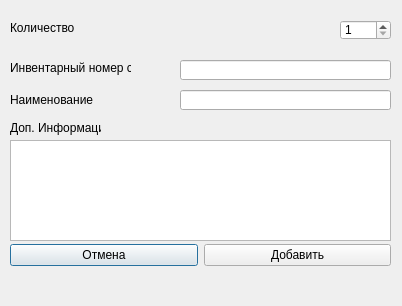
<?xml version="1.0" encoding="UTF-8"?>
<ui version="4.0">
 <class>Dialog</class>
 <widget class="QDialog" name="Dialog">
  <property name="geometry">
   <rect>
    <x>0</x>
    <y>0</y>
    <width>402</width>
    <height>306</height>
   </rect>
  </property>
  <property name="windowTitle">
   <string>Dialog</string>
  </property>
  <widget class="QSpinBox" name="quantity">
   <property name="geometry">
    <rect>
     <x>340</x>
     <y>20</y>
     <width>51</width>
     <height>20</height>
    </rect>
   </property>
   <property name="minimum">
    <number>1</number>
   </property>
   <property name="maximum">
    <number>20</number>
   </property>
  </widget>
  <widget class="QLabel" name="label">
   <property name="geometry">
    <rect>
     <x>10</x>
     <y>20</y>
     <width>71</width>
     <height>16</height>
    </rect>
   </property>
   <property name="text">
    <string>Количество</string>
   </property>
  </widget>
  <widget class="QLabel" name="label_2">
   <property name="geometry">
    <rect>
     <x>10</x>
     <y>60</y>
     <width>121</width>
     <height>16</height>
    </rect>
   </property>
   <property name="text">
    <string>Инвентарный номер с</string>
   </property>
  </widget>
  <widget class="QLineEdit" name="num">
   <property name="geometry">
    <rect>
     <x>180</x>
     <y>60</y>
     <width>211</width>
     <height>20</height>
    </rect>
   </property>
  </widget>
  <widget class="QLabel" name="label_3">
   <property name="geometry">
    <rect>
     <x>10</x>
     <y>90</y>
     <width>161</width>
     <height>20</height>
    </rect>
   </property>
   <property name="text">
    <string>Наименование</string>
   </property>
  </widget>
  <widget class="QLineEdit" name="name">
   <property name="geometry">
    <rect>
     <x>180</x>
     <y>90</y>
     <width>211</width>
     <height>20</height>
    </rect>
   </property>
  </widget>
  <widget class="QLabel" name="label_4">
   <property name="geometry">
    <rect>
     <x>10</x>
     <y>120</y>
     <width>91</width>
     <height>16</height>
    </rect>
   </property>
   <property name="text">
    <string>Доп. Информация</string>
   </property>
  </widget>
  <widget class="QPlainTextEdit" name="extra">
   <property name="geometry">
    <rect>
     <x>10</x>
     <y>140</y>
     <width>381</width>
     <height>101</height>
    </rect>
   </property>
  </widget>
  <widget class="QWidget" name="horizontalLayoutWidget">
   <property name="geometry">
    <rect>
     <x>10</x>
     <y>240</y>
     <width>381</width>
     <height>31</height>
    </rect>
   </property>
   <layout class="QHBoxLayout" name="horizontalLayout">
    <item>
     <widget class="QPushButton" name="cancel_btn">
      <property name="text">
       <string>Отмена</string>
      </property>
     </widget>
    </item>
    <item>
     <widget class="QPushButton" name="ok_btn">
      <property name="text">
       <string>Добавить</string>
      </property>
     </widget>
    </item>
   </layout>
  </widget>
  <widget class="QLabel" name="warning">
   <property name="geometry">
    <rect>
     <x>10</x>
     <y>280</y>
     <width>381</width>
     <height>20</height>
    </rect>
   </property>
   <property name="text">
    <string/>
   </property>
  </widget>
 </widget>
 <resources/>
 <connections/>
</ui>
